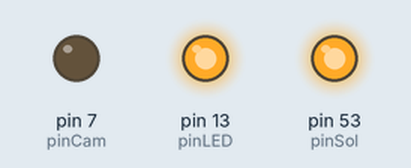
This sketch was run on a simulated Arduino Mega 2560, built with avr-gcc and run on an emulated ATmega2560. Parts: output pins drawn as LEDs (lit = HIGH).

Above: at 0.1 s.
At 39.1 s:
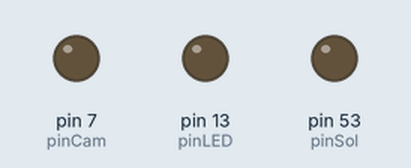
Timing chart, 0 to 40.0 s (numbered marks = the images above):
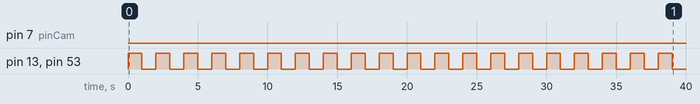

The sketch:

habituationB.ino
```cpp
/*
  Arduino program to control high speed camera, LED light, and solenoid (trigger stimulus) during habituation
  experiment.

  Send out 45 total signals.
  First 30 pulses will simultaneously turn on LED light, and solenoid (trigger stimulus) - for one second.
  Then there is a 3 second pause, before the next 15 signals which simultaneously turn on  camera, LED light, and solenoid - for one second.

  Created 13 July 2014 by Victoria Norton
*/

const int pinCam = 7;                 //pin the camera is connected to
const int pinSol = 53;                //pin the solenoid which is connected to the stimulus
const int pinLED = 13;                //pin the LED light is connected to

void setup()
{
  pinMode(pinCam, OUTPUT);            //sets the 'pinCam' as output pin
  pinMode(pinSol , OUTPUT);           //sets the 'pinStim' as output pin
  pinMode(pinLED, OUTPUT);            //sets the 'pinLED' as output pin
}

void loop()
{
  for(int i = 0; i < 46; i++)
  {
    if(i < 31)
    {
      digitalWrite(pinLED, HIGH);     //turns LED on
      digitalWrite(pinSol, HIGH);     //turns solenoid on

      delay(1000);                    //keeps on for a second

      digitalWrite(pinLED, LOW);      //turns LED off
      analogWrite(pinSol, LOW);       //turns solenoid off

      delay(1000);                    //turns off for a second
    }
    else if(i == 31)
    {
      delay(3000);                    //pause for 3 seconds
    }
    else
    {
      digitalWrite(pinCam, HIGH);     //turns camera on
      digitalWrite(pinLED, HIGH);     //turns LED on
      digitalWrite(pinSol, HIGH);     //turns solenoid on

      delay(1000);                    //keeps on for a second

      digitalWrite(pinCam, LOW);      //turns camera off
      digitalWrite(pinLED, LOW);      //turns LED off
      analogWrite(pinSol, LOW);       //turns solenoid off

      delay(1000);                    //turns off for a second
    }
  }
  delay(90000);
}
```

Measured:
- by itself, pin 13 (pinLED), pin 53 (pinSol): alternates HIGH for 1.0 s and LOW for 1.0 s
